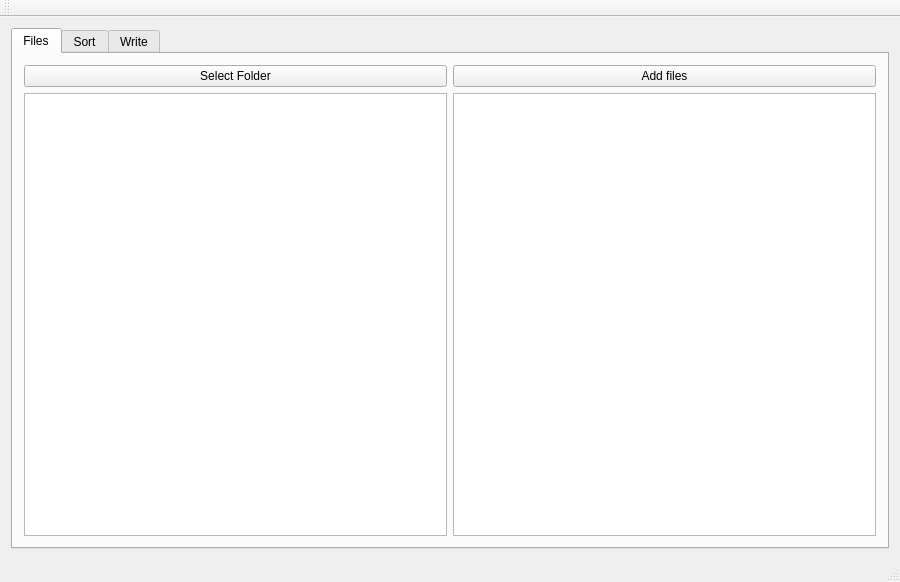
<?xml version="1.0" encoding="UTF-8"?>
<ui version="4.0">
 <class>MainWindow</class>
 <widget class="QMainWindow" name="MainWindow">
  <property name="geometry">
   <rect>
    <x>0</x>
    <y>0</y>
    <width>900</width>
    <height>582</height>
   </rect>
  </property>
  <property name="windowTitle">
   <string>MainWindow</string>
  </property>
  <widget class="QWidget" name="centralWidget">
   <layout class="QHBoxLayout" name="horizontalLayout">
    <item>
     <widget class="QTabWidget" name="tabWidget">
      <property name="currentIndex">
       <number>0</number>
      </property>
      <widget class="QWidget" name="tab_files">
       <attribute name="title">
        <string>Files</string>
       </attribute>
       <layout class="QHBoxLayout" name="horizontalLayout_2">
        <item>
         <layout class="QVBoxLayout" name="verticalLayout">
          <item>
           <widget class="QPushButton" name="folder_pushButton">
            <property name="text">
             <string>Select Folder</string>
            </property>
           </widget>
          </item>
          <item>
           <widget class="QListWidget" name="folder_listWidget"/>
          </item>
         </layout>
        </item>
        <item>
         <layout class="QVBoxLayout" name="verticalLayout_2">
          <item>
           <widget class="QPushButton" name="add_pushButton">
            <property name="text">
             <string>Add files</string>
            </property>
           </widget>
          </item>
          <item>
           <widget class="QListWidget" name="add_listWidget">
            <property name="dragEnabled">
             <bool>true</bool>
            </property>
            <property name="dragDropMode">
             <enum>QAbstractItemView::DropOnly</enum>
            </property>
           </widget>
          </item>
         </layout>
        </item>
       </layout>
      </widget>
      <widget class="QWidget" name="tab_sort">
       <attribute name="title">
        <string>Sort</string>
       </attribute>
       <layout class="QHBoxLayout" name="horizontalLayout_4">
        <item>
         <layout class="QVBoxLayout" name="verticalLayout_4">
          <item>
           <spacer name="verticalSpacer_5">
            <property name="orientation">
             <enum>Qt::Vertical</enum>
            </property>
            <property name="sizeType">
             <enum>QSizePolicy::Fixed</enum>
            </property>
            <property name="sizeHint" stdset="0">
             <size>
              <width>20</width>
              <height>40</height>
             </size>
            </property>
           </spacer>
          </item>
          <item>
           <widget class="QPushButton" name="prev_pushButton">
            <property name="text">
             <string>Previous</string>
            </property>
           </widget>
          </item>
          <item>
           <spacer name="verticalSpacer">
            <property name="orientation">
             <enum>Qt::Vertical</enum>
            </property>
            <property name="sizeHint" stdset="0">
             <size>
              <width>20</width>
              <height>40</height>
             </size>
            </property>
           </spacer>
          </item>
          <item>
           <widget class="QPushButton" name="earlier_all_pushButton">
            <property name="text">
             <string>Earlier (all)</string>
            </property>
           </widget>
          </item>
          <item>
           <widget class="QPushButton" name="earlier_pushButton">
            <property name="text">
             <string>Earlier</string>
            </property>
           </widget>
          </item>
          <item>
           <widget class="QGraphicsView" name="graphicsView_2">
            <property name="sizePolicy">
             <sizepolicy hsizetype="Fixed" vsizetype="Expanding">
              <horstretch>0</horstretch>
              <verstretch>0</verstretch>
             </sizepolicy>
            </property>
            <property name="minimumSize">
             <size>
              <width>201</width>
              <height>134</height>
             </size>
            </property>
           </widget>
          </item>
         </layout>
        </item>
        <item>
         <layout class="QVBoxLayout" name="verticalLayout_3">
          <item>
           <layout class="QHBoxLayout" name="horizontalLayout_3">
            <item>
             <widget class="QPushButton" name="time_pushButton">
              <property name="text">
               <string>Time jump</string>
              </property>
             </widget>
            </item>
            <item>
             <widget class="QPushButton" name="del_pushButton">
              <property name="text">
               <string>Delete</string>
              </property>
             </widget>
            </item>
           </layout>
          </item>
          <item>
           <widget class="QGraphicsView" name="graphicsView">
            <property name="minimumSize">
             <size>
              <width>402</width>
              <height>268</height>
             </size>
            </property>
           </widget>
          </item>
         </layout>
        </item>
        <item>
         <layout class="QVBoxLayout" name="verticalLayout_5">
          <item>
           <spacer name="verticalSpacer_6">
            <property name="orientation">
             <enum>Qt::Vertical</enum>
            </property>
            <property name="sizeType">
             <enum>QSizePolicy::Fixed</enum>
            </property>
            <property name="sizeHint" stdset="0">
             <size>
              <width>20</width>
              <height>40</height>
             </size>
            </property>
           </spacer>
          </item>
          <item>
           <widget class="QPushButton" name="next_pushButton">
            <property name="text">
             <string>Next</string>
            </property>
           </widget>
          </item>
          <item>
           <spacer name="verticalSpacer_2">
            <property name="orientation">
             <enum>Qt::Vertical</enum>
            </property>
            <property name="sizeHint" stdset="0">
             <size>
              <width>20</width>
              <height>40</height>
             </size>
            </property>
           </spacer>
          </item>
          <item>
           <widget class="QPushButton" name="later_all_pushButton">
            <property name="text">
             <string>Later (all)</string>
            </property>
           </widget>
          </item>
          <item>
           <widget class="QPushButton" name="later_pushButton">
            <property name="text">
             <string>Later</string>
            </property>
           </widget>
          </item>
          <item>
           <widget class="QGraphicsView" name="graphicsView_3">
            <property name="sizePolicy">
             <sizepolicy hsizetype="Fixed" vsizetype="Expanding">
              <horstretch>0</horstretch>
              <verstretch>0</verstretch>
             </sizepolicy>
            </property>
            <property name="minimumSize">
             <size>
              <width>201</width>
              <height>134</height>
             </size>
            </property>
           </widget>
          </item>
         </layout>
        </item>
       </layout>
      </widget>
      <widget class="QWidget" name="tab_write">
       <attribute name="title">
        <string>Write</string>
       </attribute>
       <layout class="QVBoxLayout" name="verticalLayout_6">
        <item>
         <spacer name="verticalSpacer_4">
          <property name="orientation">
           <enum>Qt::Vertical</enum>
          </property>
          <property name="sizeHint" stdset="0">
           <size>
            <width>20</width>
            <height>137</height>
           </size>
          </property>
         </spacer>
        </item>
        <item>
         <widget class="QLabel" name="label">
          <property name="text">
           <string>Folder:</string>
          </property>
         </widget>
        </item>
        <item>
         <widget class="QLineEdit" name="folder_lineEdit"/>
        </item>
        <item>
         <widget class="QLabel" name="label_2">
          <property name="text">
           <string>Outout format:</string>
          </property>
         </widget>
        </item>
        <item>
         <layout class="QHBoxLayout" name="horizontalLayout_5">
          <item>
           <widget class="QLineEdit" name="name_lineEdit"/>
          </item>
          <item>
           <widget class="QComboBox" name="name_comboBox"/>
          </item>
          <item>
           <widget class="QLabel" name="label_3">
            <property name="text">
             <string>.jpg</string>
            </property>
           </widget>
          </item>
         </layout>
        </item>
        <item>
         <layout class="QHBoxLayout" name="horizontalLayout_6">
          <item>
           <widget class="QPushButton" name="write_pushButton">
            <property name="text">
             <string>Write</string>
            </property>
           </widget>
          </item>
          <item>
           <widget class="QPushButton" name="clean_pushButton">
            <property name="text">
             <string>Clean up</string>
            </property>
           </widget>
          </item>
         </layout>
        </item>
        <item>
         <spacer name="verticalSpacer_3">
          <property name="orientation">
           <enum>Qt::Vertical</enum>
          </property>
          <property name="sizeHint" stdset="0">
           <size>
            <width>20</width>
            <height>136</height>
           </size>
          </property>
         </spacer>
        </item>
       </layout>
      </widget>
     </widget>
    </item>
   </layout>
  </widget>
  <widget class="QMenuBar" name="menuBar">
   <property name="geometry">
    <rect>
     <x>0</x>
     <y>0</y>
     <width>900</width>
     <height>22</height>
    </rect>
   </property>
  </widget>
  <widget class="QToolBar" name="mainToolBar">
   <attribute name="toolBarArea">
    <enum>TopToolBarArea</enum>
   </attribute>
   <attribute name="toolBarBreak">
    <bool>false</bool>
   </attribute>
  </widget>
  <widget class="QStatusBar" name="statusBar"/>
 </widget>
 <layoutdefault spacing="6" margin="11"/>
 <resources/>
 <connections/>
</ui>
